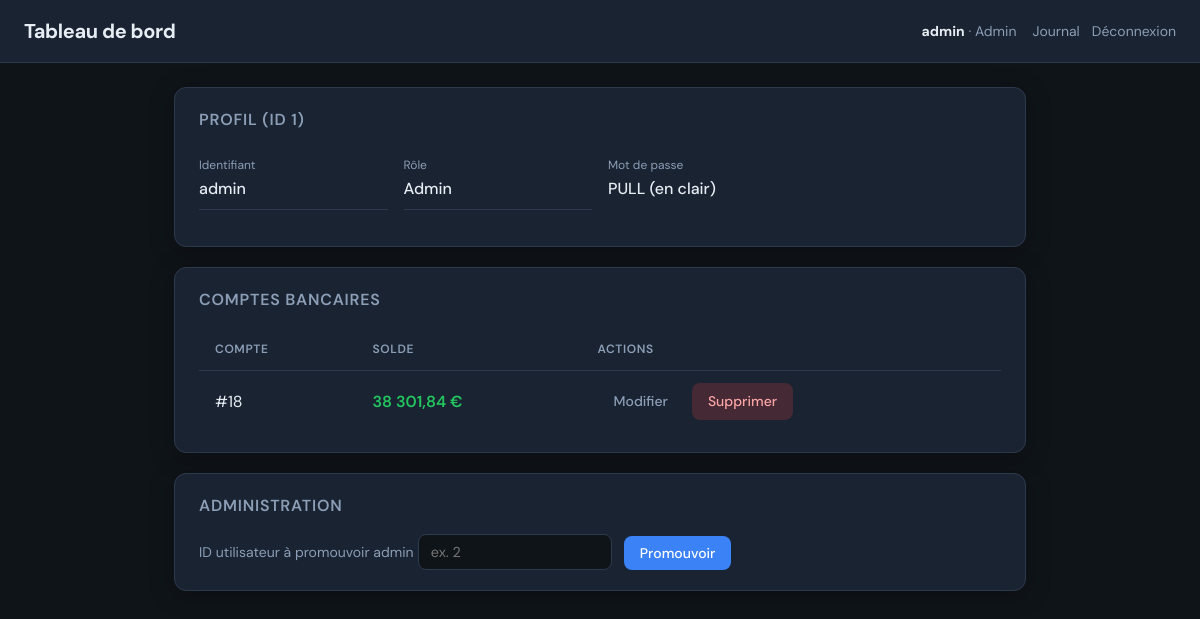
/dashboard.php?user_id=1 (signed in), run on the app's committed database.
### tables this page shows
CREATE TABLE `users` (
  `id` int(11) NOT NULL AUTO_INCREMENT,
  `username` varchar(200) NOT NULL,
  `password` varchar(100) NOT NULL,
  `role` varchar(50) NOT NULL,
  PRIMARY KEY (`id`)
);

CREATE TABLE `accounts` (
  `id` int(11) NOT NULL,
  `user_id` int(11) NOT NULL,
  `balance` decimal(10,2) DEFAULT NULL,
  PRIMARY KEY (`id`, `user_id`),
  KEY `user_id` (`user_id`)
);

### dashboard.php (the view, shortened to what this page needs)
<?php
require_once "config.php";
$requestedUserId = isset($_GET['user_id']) ? $_GET['user_id'] : $_SESSION['user_id'];
$isSecureOrHashed = !empty($_SESSION['logged_via_secure']) || !empty($_SESSION['logged_via_secure_hash']);
if (!empty($_SESSION['logged_via_secure_hash'])) {
    $stmtUser = mysqli_prepare($conn, "SELECT id, username, role FROM users_hashed WHERE id = ?");
    mysqli_stmt_bind_param($stmtUser, "i", $requestedUserId);
    mysqli_stmt_execute($stmtUser);
    $resultUser = mysqli_stmt_get_result($stmtUser);
    $userData = mysqli_fetch_assoc($resultUser);
    mysqli_stmt_close($stmtUser);
} else {
    $sqlUser = "SELECT * FROM users WHERE id = " . (int) $requestedUserId;
    $resultUser = mysqli_query($conn, $sqlUser);
    $userData = mysqli_fetch_assoc($resultUser);
}
$sqlAccounts = "SELECT * FROM accounts WHERE user_id = " . (int) $requestedUserId;
$resultAccounts = mysqli_query($conn, $sqlAccounts);
$accountsList = [];
while ($row = mysqli_fetch_assoc($resultAccounts)) {
    $accountsList[] = $row;
}
?>
<!DOCTYPE html>
<html lang="fr">
<head>
</head>
<body>
    <header class="header">
        <h1>Tableau de bord</h1>
        <div class="header-right">
            <span class="user-badge">
                <strong><?php echo htmlspecialchars($_SESSION['username'], ENT_QUOTES, 'UTF-8'); ?></strong>
                · <?php echo htmlspecialchars($_SESSION['role'], ENT_QUOTES, 'UTF-8'); ?>
            </span>
            <div class="nav-links">
                <a href="view_logs.php">Journal</a>
                <a href="logout.php">Déconnexion</a>
            </div>
        </div>
    </header>
    <main class="main">
        <section class="card">
            <h2>Profil (ID <?php echo (int) $requestedUserId; ?>)</h2>
            <?php if ($userData): ?>
                <dl class="user-grid">
                    <div class="user-item">
                        <dt>Identifiant</dt>
                        <dd><?php echo htmlspecialchars($userData['username'], ENT_QUOTES, 'UTF-8'); ?></dd>
                    </div>
                    <div class="user-item">
                        <dt>Rôle</dt>
                        <dd><?php echo htmlspecialchars($userData['role'], ENT_QUOTES, 'UTF-8'); ?></dd>
                    </div>
                    <div class="user-item">
                        <dt>Mot de passe</dt>
                        <dd><?php echo $isSecureOrHashed ? '•••••••• (stockage sécurisé)' : htmlspecialchars($userData['password'] ?? '', ENT_QUOTES, 'UTF-8') . ' (en clair)'; ?></dd>
                    </div>
                </dl>
            <?php else: ?>
                <p class="empty-state">Aucun utilisateur trouvé pour cet ID.</p>
            <?php endif; ?>
        </section>
        <section class="card">
            <h2>Comptes bancaires</h2>
            <?php if (!empty($accountsList)): ?>
                <table class="accounts-table">
                    <thead>
                        <tr>
                            <th>Compte</th>
                            <th>Solde</th>
                            <th>Actions</th>
                        </tr>
                    </thead>
                    <tbody>
                        <?php foreach ($accountsList as $account): ?>
                        <tr>
                            <td>#<?php echo (int) $account['id']; ?></td>
                            <td><span class="balance"><?php echo htmlspecialchars(number_format((float) $account['balance'], 2, ',', ' ')); ?> €</span></td>
                            <td>
                                <div class="actions-cell">
                                    <a href="edit_account.php?id=<?php echo (int) $account['id']; ?>&user_id=<?php echo (int) $requestedUserId; ?>" class="btn btn-ghost">Modifier</a>
                                    <a href="delete_account.php?id=<?php echo (int) $account['id']; ?>&user_id=<?php echo (int) $requestedUserId; ?>" class="btn btn-danger" onclick="return confirm('Supprimer ce compte ?');">Supprimer</a>
                                </div>
                            </td>
                        </tr>
                        <?php endforeach; ?>
                    </tbody>
                </table>
            <?php else: ?>
                <p class="empty-state">Aucun compte lié.</p>
            <?php endif; ?>
        </section>
        <?php if ($_SESSION['username'] === 'admin'): ?>
        <section class="card">
            <h2>Administration</h2>
            <form method="post" action="make_admin.php" class="admin-form">
                <div>
                    <label for="target_user_id">ID utilisateur à promouvoir admin</label>
                    <input type="text" id="target_user_id" name="target_user_id" placeholder="ex. 2">
                </div>
                <button type="submit" class="btn btn-primary">Promouvoir</button>
            </form>
        </section>
        <?php endif; ?>
    </main>
</body>
</html>

### dashboard.php (style rules this page uses)
:root { --bg: #0f1419; --surface: #1a2332; --surface-hover: #243044; --border: #2d3a4d; --text: #e6edf3; --text-muted: #8b9eb5; --accent: #3b82f6; --accent-hover: #2563eb; --success: #22c55e; --error: #ef4444; --radius: 12px; --radius-sm: 8px; --shadow: 0 4px 24px rgba(0,0,0,0.25); }
* { box-sizing: border-box; }
body { font-family: 'DM Sans', sans-serif; margin: 0; min-height: 100vh; background: var(--bg); color: var(--text); line-height: 1.5; }
.header { background: var(--surface); border-bottom: 1px solid var(--border); padding: 1rem 1.5rem; display: flex; align-items: center; justify-content: space-between; flex-wrap: wrap; gap: 1rem; }
.header h1 { margin: 0; font-size: 1.25rem; font-weight: 700; letter-spacing: -0.02em; }
.header-right { display: flex; align-items: center; gap: 1rem; flex-wrap: wrap; }
.user-badge { font-size: 0.875rem; color: var(--text-muted); }
.user-badge strong { color: var(--text); }
.main { max-width: 900px; margin: 0 auto; padding: 1.5rem; }
.card { background: var(--surface); border: 1px solid var(--border); border-radius: var(--radius); padding: 1.25rem 1.5rem; margin-bottom: 1.25rem; box-shadow: var(--shadow); }
.card h2 { margin: 0 0 1rem 0; font-size: 1rem; font-weight: 600; color: var(--text-muted); text-transform: uppercase; letter-spacing: 0.05em; }
.user-grid { display: grid; grid-template-columns: repeat(auto-fill, minmax(180px, 1fr)); gap: 1rem; }
.user-item { padding: 0.5rem 0; border-bottom: 1px solid var(--border); }
.user-item:last-child { border-bottom: none; }
.user-item dt { font-size: 0.75rem; color: var(--text-muted); margin-bottom: 0.2rem; }
.user-item dd { margin: 0; font-weight: 500; }
.accounts-table { width: 100%; border-collapse: collapse; }
.accounts-table th, .accounts-table td { padding: 0.75rem 1rem; text-align: left; border-bottom: 1px solid var(--border); }
.accounts-table th { font-size: 0.75rem; font-weight: 600; color: var(--text-muted); text-transform: uppercase; letter-spacing: 0.05em; }
.accounts-table tr:last-child td { border-bottom: none; }
.balance { font-weight: 600; font-variant-numeric: tabular-nums; color: var(--success); }
.btn { display: inline-block; padding: 0.5rem 1rem; border-radius: var(--radius-sm); font-size: 0.875rem; font-weight: 500; text-decoration: none; border: none; cursor: pointer; font-family: inherit; transition: background 0.15s, color 0.15s; }
.btn-primary { background: var(--accent); color: white; }
.btn-ghost { background: transparent; color: var(--text-muted); }
.btn-danger { background: rgba(239, 68, 68, 0.2); color: #fca5a5; }
.actions-cell { display: flex; gap: 0.5rem; flex-wrap: wrap; }
.admin-form { display: flex; gap: 0.75rem; align-items: flex-end; flex-wrap: wrap; }
.admin-form label { font-size: 0.875rem; color: var(--text-muted); }
.admin-form input { padding: 0.5rem 0.75rem; border-radius: var(--radius-sm); border: 1px solid var(--border); background: var(--bg); color: var(--text); font-family: inherit; font-size: 0.9rem; }
.nav-links { display: flex; gap: 0.75rem; flex-wrap: wrap; }
.nav-links a { color: var(--text-muted); text-decoration: none; font-size: 0.875rem; }

### data on the page
users: username "admin", role "Admin", password "PULL"
accounts: id "18", balance "38 301,84"

### other printed values
$_SESSION['username'] "admin"
$_SESSION['role'] "Admin"
$requestedUserId "1"
